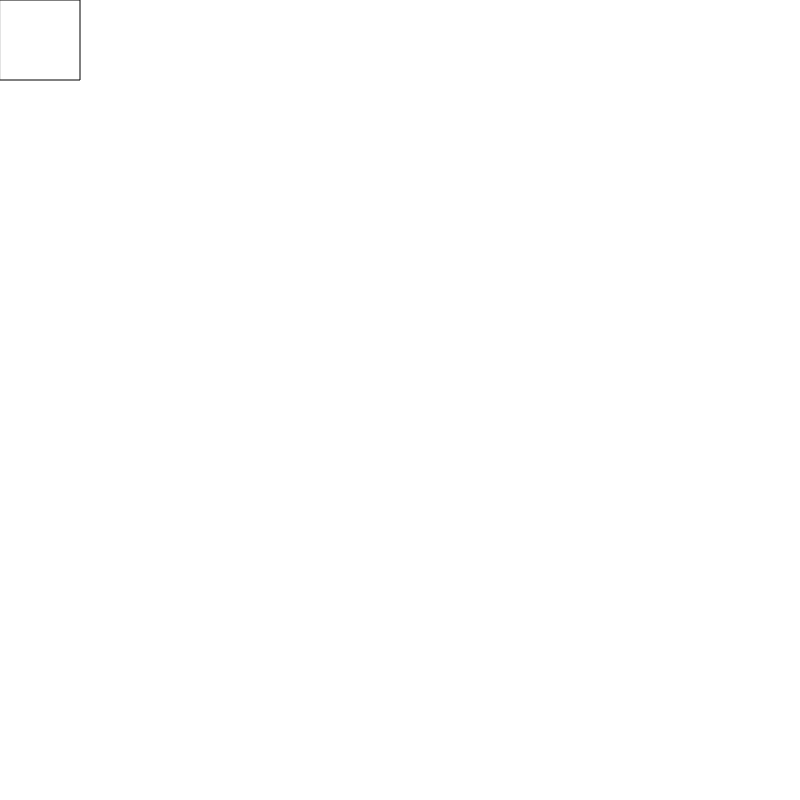
Frame 1 (no input)
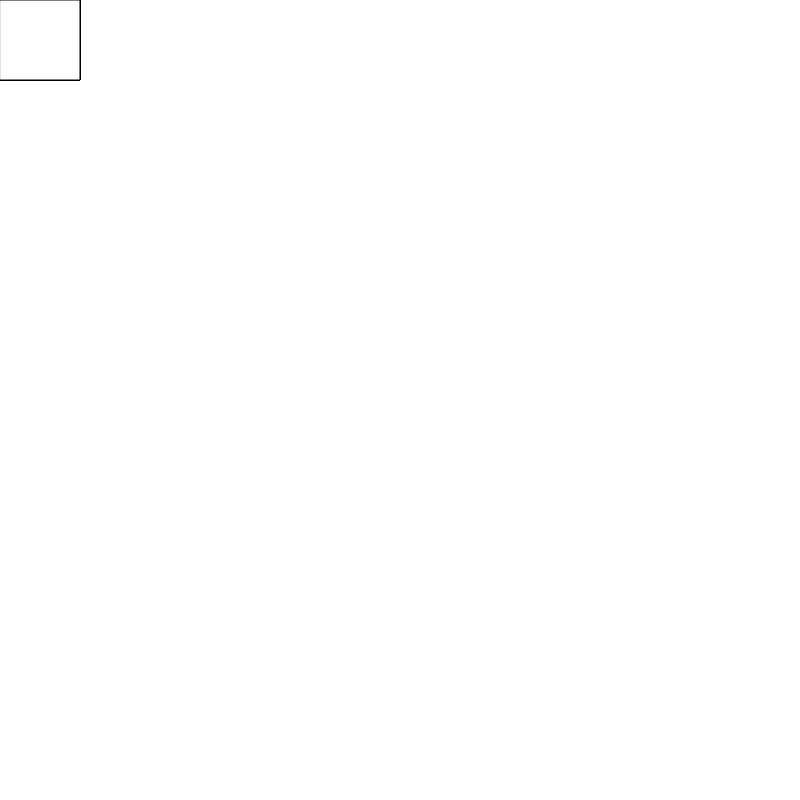
Frame 60 (no input)
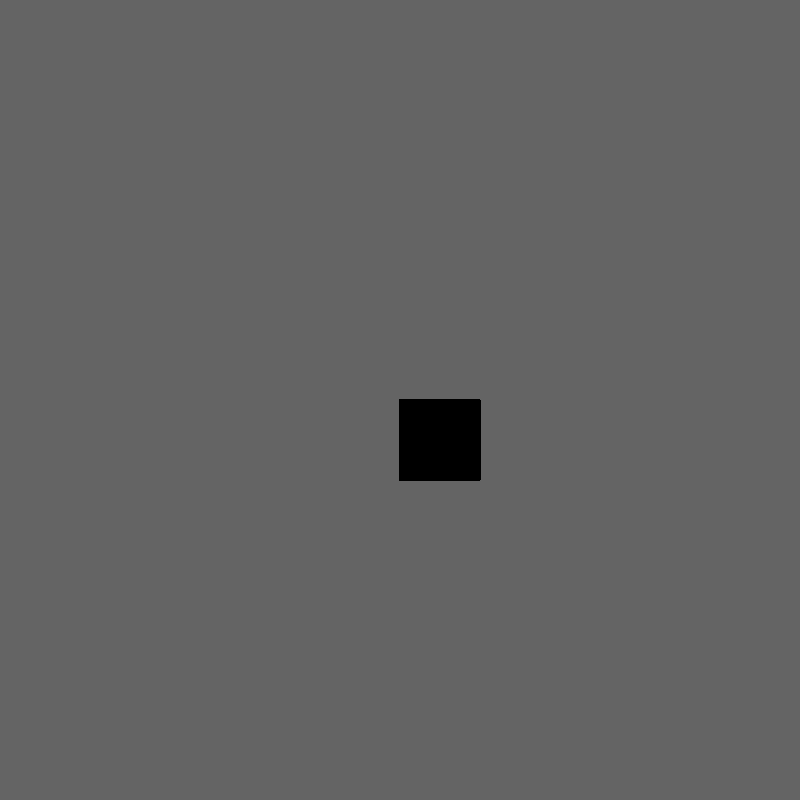
Frame 120 (the mouse pressed at the canvas centre since frame 60)

The p5.js sketch that drew these frames (run headless with seeded random() and noise() and a simulated clock; from frame 60 on, the mouse is pressed at the canvas centre):

// p5.js sketch
// ── sketch.js
function setup() {
  createCanvas(800, 800);
}

function draw() {
  if (mouseIsPressed) {
    fill(0);
  } else {
    fill(255);
  }
  rect(mouseX, mouseY, 80, 80);
}

// ── oscillation.js
var angle = 0;

function setup() {
  createCanvas(800, 800);
  background(220);
}

function draw() {
  var x = map(cos(angle), -1, 1, 0, width);
  var y = map(sin(angle), -1, 1, 0, height);
  line(width / 5, height / 3, x, y);
  // line(width / 3, height / 3, x, y);
  ellipse(x, y, 10, 10);
  angle += 0.2;
}

// ── tutorial_2.js
function setup() {
  createCanvas(800, 800);
  background(100);
}

function draw() {
  // background(220, 0, 200);
  rectMode(CENTER);
  fill(255, 0, 0);
  stroke(0, 255, 0);
  strokeWeight(10);
  rect(400, 400, 150, 150);

  fill(100, 130, 0, 100);
  stroke(20, 0, 110);
  strokeWeight(1);
  // noStroke();
  circle(mouseX, mouseY, 20);
}

function mousePressed() {
  background(100);
}
